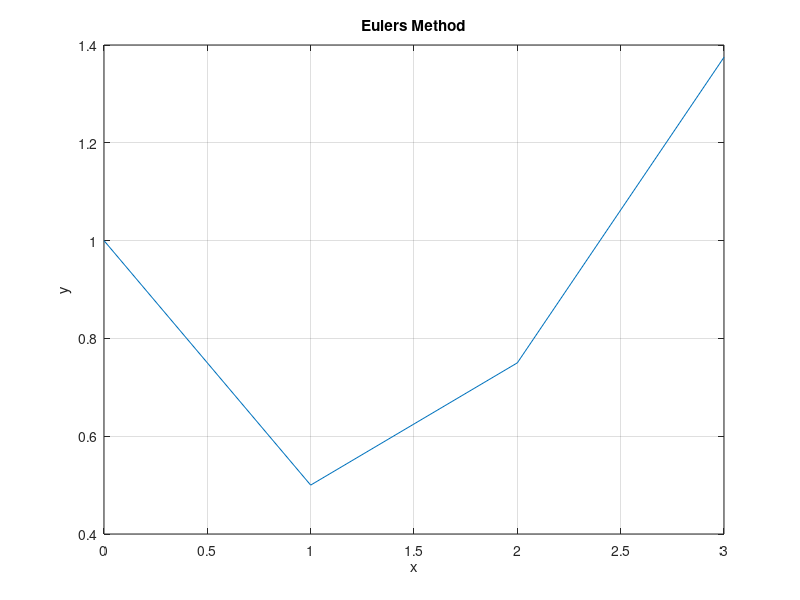

Write the MATLAB code that produced this figure.
clear all; close all; clc;

f = @(x,y) (x - y)/2;

x0 = 0;
y0 = 1;

h = 1;

x = 0:h:3;
y = zeros(1, length(x));
y(1) = y0;

for i = 2:length(x)
    
    y(i) = y(i-1) + h*f(x(i-1), y(i-1));
    
end

plot(x, y);
xlabel('x'); ylabel('y');
title('Eulers Method');
grid on;
